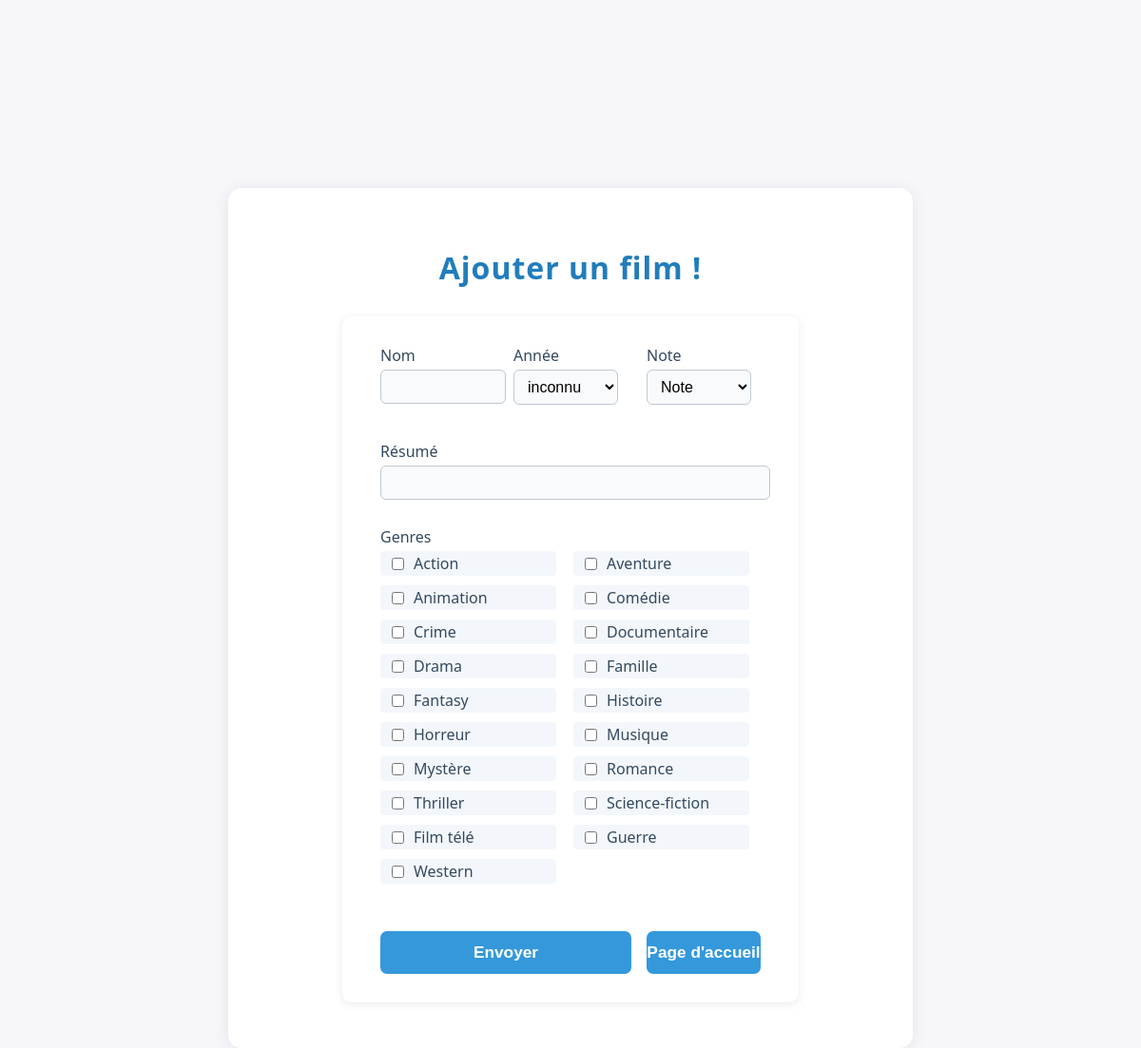
Page /ajouter_film on the committed database.
### tables this page shows
CREATE TABLE liste_genres (
            id INTEGER PRIMARY KEY AUTOINCREMENT,
            nom TEXT UNIQUE
        );

### server.py (the view)
@app.route("/ajouter_film", methods=["GET"])
def ajouter_film_form():
    return render_template("index.html", error="", Genres=modele.genre())

### modele.py (called while the page is built)
def genre():
    conn = sqlite3.connect('database.db')
    cursor = conn.cursor()
    cursor.execute('''select * from liste_genres''')
    genre = cursor.fetchall()
    cursor.close()
    conn.close()
    return(genre)

### templates/index.html (shortened to what this page needs)
<!DOCTYPE html>
<html>
  <head>
    <link href="/static/info.css" rel="stylesheet">
  </head>
  <body>
    <div class="add-film-container vertical">
      <h1>Ajouter un film !</h1>
      <form method="POST" action="/ajout_film" id="ajout_film">
        <div class="row-fields">
          <div class="form-row">
            <label for="nom">Nom</label>
            <input type="text" id="nom" name="nom" required>
          </div>
          <div class="form-row">
            <label id="annee_sortie">Année</label>
          </div>
          <div class="form-row">
            <label for="note">Note</label>
            <select id="note" name="note" required>
              <option value="">Note</option>
            </select>
          </div>
        </div>
        <div class="form-row">
          <label for="resume">Résumé</label>
          <input type="text" id="resume" name="resume">
        </div>
        <div class="form-row">
          <label for="genre">Genres</label>
          <div class="genres-checkboxes">
            {% for genre in Genres %}
              <label>
                <input type="checkbox" name="genres[]" value="{{genre[0]}}">
                {{genre[1]}}
              </label>
            {% endfor %}
          </div>
        </div>
        <div class="form-actions">
          <button type="submit" id="submit_film">Envoyer</button>
          <a href="/"><button type="button">Page d'accueil</button></a>
        </div>
      </form>
    </div>
</html>  </body>  </body>
</html>

### static/info.css (style rules this page uses)
body { background: #f7f7fa; font-family: 'Segoe UI', Arial, sans-serif; margin: 0; padding: 0; }
h1 { text-align: center; color: #2c3e50; margin-top: 30px; }
form { background: #fff; max-width: 400px; margin: 30px auto 20px auto; padding: 30px 40px 20px 40px; border-radius: 10px; box-shadow: 0 2px 10px rgba(44, 62, 80, 0.1); display: flex; flex-direction: column; gap: 15px; }
label { font-weight: 500; color: #34495e; margin-bottom: 5px; }
input[type="text"] { padding: 8px 10px; border: 1px solid #bfc9d1; border-radius: 5px; font-size: 1em; margin-bottom: 10px; }
input[type="checkbox"] { margin-right: 6px; }
input[type="submit"], button { background: #3498db; color: #fff; border: none; padding: 10px 0; border-radius: 5px; font-size: 1em; font-weight: 600; cursor: pointer; margin-top: 10px; transition: background 0.2s; }
div { margin-bottom: 10px; }
.genres-checkboxes { display: grid; grid-template-columns: 1fr 1fr; gap: 4px 16px; margin-bottom: 10px; }
.genres-checkboxes label { margin-bottom: 2px; font-weight: normal; display: flex; align-items: center; gap: 4px; }
.add-film-container { max-width: 420px; margin: 32px auto 0 auto; background: #fff; border-radius: 12px; box-shadow: 0 2px 12px rgba(44,62,80,0.10); padding: 32px 24px 24px 24px; }
.form-row { display: flex; flex-direction: column; margin-right: 12px; min-width: 120px; }
.form-row label { margin-bottom: 4px; font-size: 1em; }
.genres-checkboxes { display: flex; flex-wrap: wrap; gap: 4px 10px; margin-bottom: 0; }
.add-film-container.vertical { max-width: 600px; margin: 40px auto 0 auto; background: #fff; border-radius: 14px; box-shadow: 0 2px 16px rgba(44,62,80,0.10); padding: 32px 5vw 28px 5vw; }
.add-film-container.vertical h1 { text-align: center; margin-bottom: 28px; color: #217dbb; font-size: 2em; letter-spacing: 1px; }
.add-film-container.vertical form { display: flex; flex-direction: column; gap: 18px; }
.row-fields { display: flex; flex-direction: row; gap: 18px; }
.row-fields .form-row { flex: 1 1 0; min-width: 110px; }
.form-row label { margin-bottom: 4px; font-size: 1em; color: #34495e; font-weight: 500; }
.form-row input[type="text"], .form-row select { width: 100%; padding: 8px 10px; border: 1px solid #bfc9d1; border-radius: 6px; font-size: 1em; background: #f8fafc; margin-bottom: 0; transition: border 0.2s; }
.genres-checkboxes { display: grid; grid-template-columns: repeat(auto-fit, minmax(120px, 1fr)); gap: 6px 18px; margin-bottom: 0; }
.genres-checkboxes label { font-weight: normal; display: flex; align-items: center; gap: 4px; background: #f3f7fb; border-radius: 4px; padding: 2px 8px; }
.form-actions { display: flex; gap: 16px; margin-top: 18px; }
.form-actions button, .form-actions input[type="submit"] { width: 100%; min-width: 120px; padding: 12px 0; font-size: 1.08em; border-radius: 7px; margin: 0; font-weight: 600; background: #3498db; color: #fff; border: none; transition: background 0.2s; cursor: pointer; }

### rows in the picture
liste_genres: nom "Action"
liste_genres: nom "Aventure"
liste_genres: nom "Animation"
liste_genres: nom "Comédie"
liste_genres: nom "Crime"
liste_genres: nom "Documentaire"
liste_genres: nom "Drama"
liste_genres: nom "Famille"
liste_genres: nom "Fantasy"
liste_genres: nom "Histoire"
liste_genres: nom "Horreur"
liste_genres: nom "Musique"
liste_genres: nom "Mystère"
liste_genres: nom "Romance"
liste_genres: nom "Thriller"
liste_genres: nom "Science-fiction"
liste_genres: nom "Film télé"
liste_genres: nom "Guerre"
liste_genres: nom "Western"
